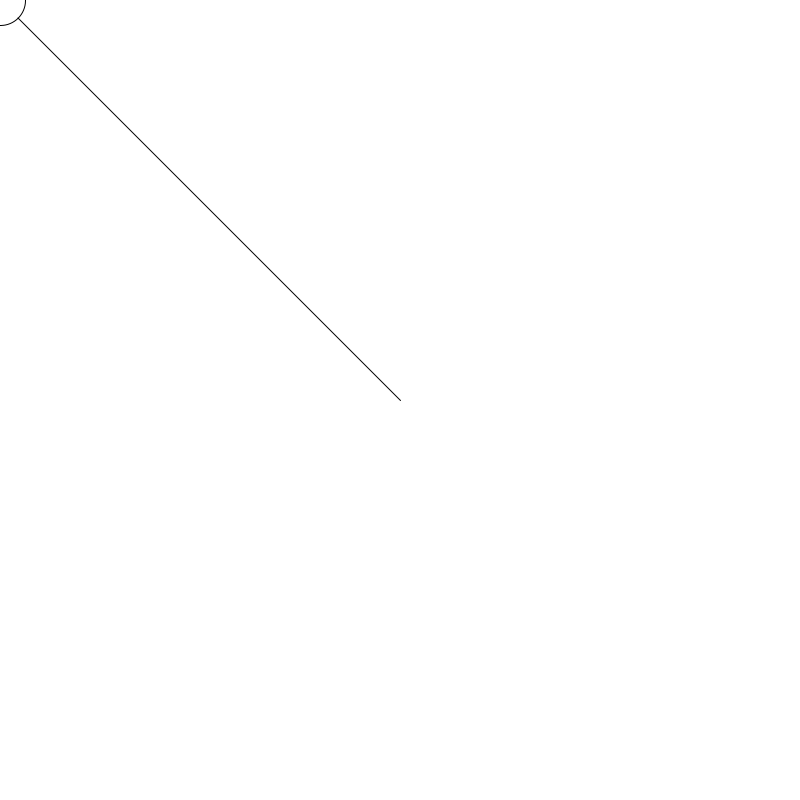
Frame 1 (no input)
Frame 60 (the mouse pressed at the canvas centre just before this capture): identical to frame 1, image omitted
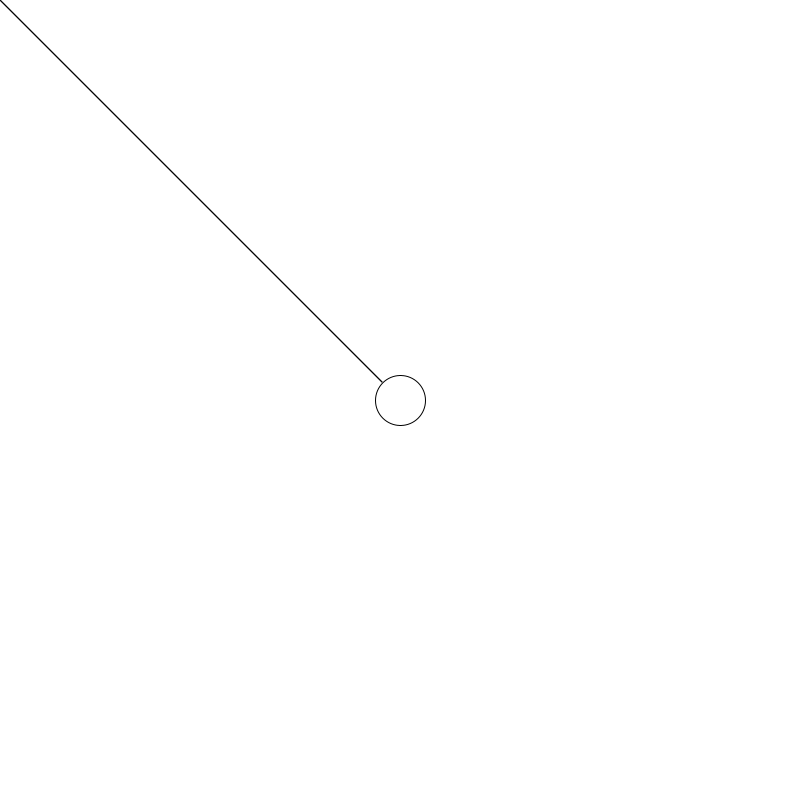
Frame 120 (the mouse held since frame 60 and released just before this capture)

The Processing sketch that drew these frames (run headless with seeded random() and noise(); from frame 60 on, the mouse is pressed at the canvas centre):

// Processing sketch: static_vs_dynamic
// ── static_vs_dynamic.pde
/*
///////////////////////////////////////////
 STATIC vs DYNAMIC:
 From demo exploring: 
 setup() and draw()
 basic input: mouseX, mouseY
 ///////////////////////////////////////////
 */


// the code in setup block runs once

void setup() {
  size (800, 800);
  background (255);
}


// the code in draw block runs repeatedly 

void draw() {
  background (255); // move this line to setup and see what happens

  //static line 
  line (0, 0, 400, 400); 

  //dynamic line
  line (0, 0, mouseX, mouseY);

  //adds ellipse following mouse
  ellipse (mouseX, mouseY, 50, 50);
  
}
